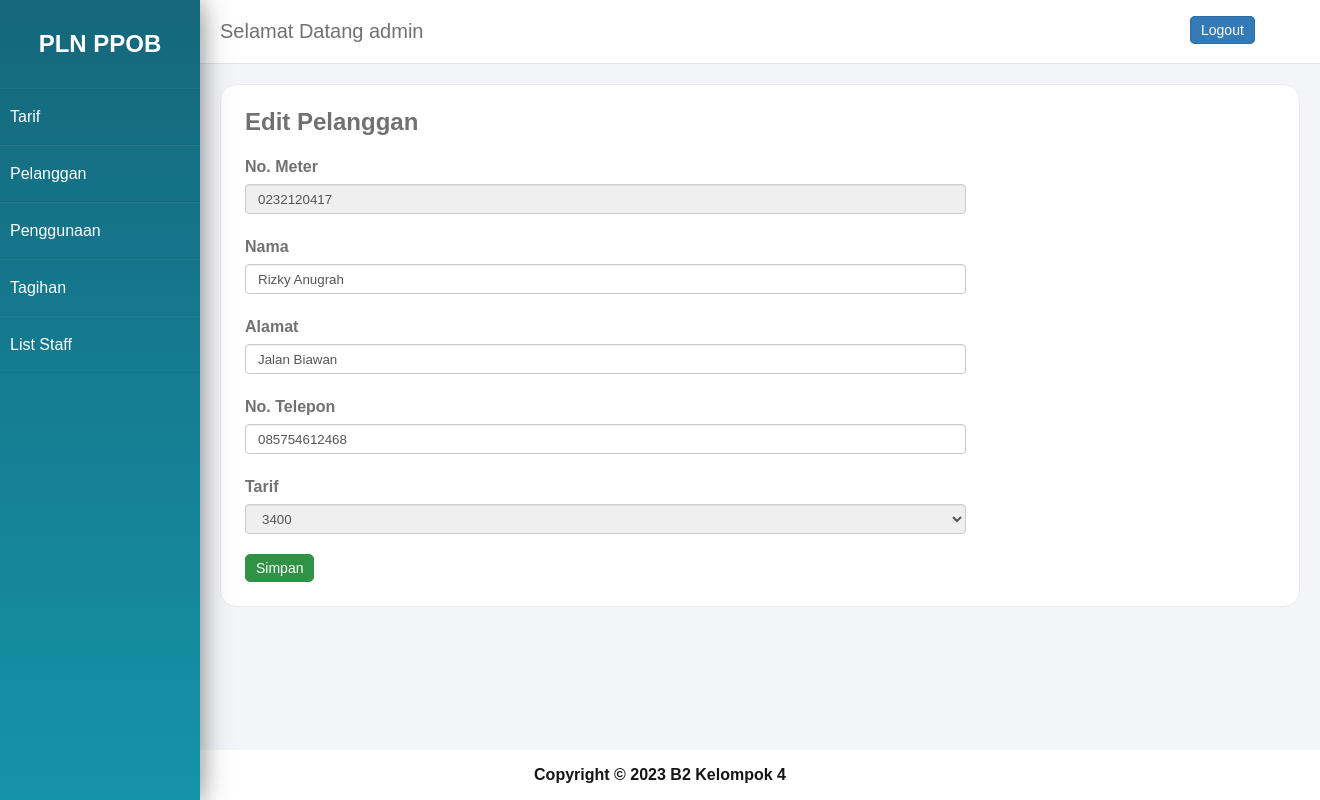
/admin.php?page=editPelanggan&id=1 (signed in), run on the app's committed database.
### tables this page shows
CREATE TABLE `meter` (
  `id_meter` int NOT NULL,
  `no_meter` varchar(12) DEFAULT NULL,
  `pemilik` varchar(100) NOT NULL,
  `alamat` text NOT NULL,
  `telp` varchar(13) NOT NULL,
  `id_tarif` int NOT NULL,
  `id_login` int NOT NULL,
  `status` tinyint NOT NULL
);

CREATE TABLE `tarif` (
  `id_tarif` int NOT NULL,
  `daya` int NOT NULL,
  `tarif_kwh` int NOT NULL,
  `status` tinyint(1) NOT NULL
);

### pelanggan/edit.php (the view, shortened to what this page needs)
<h2>Edit Pelanggan</h2>
<?php
$id = $_GET['id'];
$sql = mysqli_query($conn, "SELECT * FROM meter WHERE id_meter='$id'");
while ($row = mysqli_fetch_assoc($sql)) {
?>
    <form action="" method="POST">
        <label for="kwh">No. Meter</label>
        <input type="text" readonly name="no_meter" class="form-input" id="no_meter" value="<?php echo $row['no_meter'] ?>">
        <label for="nama">Nama</label>
        <input type="text" name="nama" class="form-input" id="nama" value="<?php echo $row['pemilik'] ?>">
        <label for="alamat">Alamat</label>
        <input type="text" name="alamat" class="form-input" id="alamat" value="<?php echo $row['alamat'] ?>">
        <label for="telp">No. Telepon</label>
        <input type="text" name="telp" class="form-input" id="telp" value="<?php echo $row['telp'] ?>">
        <label for="tarif">Tarif</label>
        <select name="tarif" id="tarif" class="form-input">
            <?php $sql = mysqli_query($conn, "SELECT * FROM tarif");
            while ($result = mysqli_fetch_assoc($sql)) { ?>
                <option value="<?php echo $result['id_tarif'] ?>" <?php if ($row['id_tarif'] == $result['id_tarif']) {
                                                                        echo "selected='selected'";
                                                                    } ?>><?php echo $result['daya'] ?></option>
            <?php } ?>
        </select>
        <button type="submit" name="edit" class="btn-xs btn-hijau mt-2">Simpan</button>
    </form>
<?php
}
?>

### admin.php (shortened to what this page needs)
<?php
include 'include/config.php';
$username = $_SESSION['username'];
$sql = "SELECT nama FROM login WHERE username='$username'";
$result = mysqli_query($conn, $sql);
$row = mysqli_fetch_assoc($result);
$nama = $row['nama'];
?>
<!DOCTYPE html>
<html lang="en">
<head>
    <link rel="stylesheet" href="style.css">
</head>
<body>
    <div class="wrapper">
        <div class="sidebar">
            <h2>PLN PPOB</h2>
            <ul>
                <li><a href="admin.php?page=tarif">Tarif</a></li>
                <li><a href="admin.php?page=pelanggan">Pelanggan</a></li>
                <li><a href="admin.php?page=penggunaan">Penggunaan</a></li>
                <li><a href="admin.php?page=tagihan">Tagihan</a></li>
                <li><a href="admin.php?page=listStaff">List Staff</a></li>
            </ul>
        </div>
        <div class="main_content">
            <div class="header">
                <div class="header-brand">Selamat Datang <?php echo $nama; ?></div>
                <div class="header-item">
                    <a href="logout.php" class="btn-xs btn-biru">Logout</a>
                </div>
            </div>
            <div class="info">
                <?php
                if (isset($_GET['page'])) {
                    if ($_GET['page'] == 'tarif') {
                        include 'tarif/tarif.php';
                    } elseif ($_GET['page'] == 'addTarif') {
                        include 'tarif/add.php';
                    } elseif ($_GET['page'] == 'editTarif') {
                        include 'tarif/edit.php';
                    } elseif ($_GET['page'] == 'deleteTarif') {
                        include 'tarif/delete.php';
                    } elseif ($_GET['page'] == 'pelanggan') {
                        include 'pelanggan/pelanggan.php';
                    } elseif ($_GET['page'] == 'activatePelanggan') {
                        include 'pelanggan/aktifasi.php';
                    } elseif ($_GET['page'] == 'addPelanggan') {
                        include 'pelanggan/add.php';
                    } elseif ($_GET['page'] == 'editPelanggan') {
                        include 'pelanggan/edit.php';
                    } elseif ($_GET['page'] == 'deletePelanggan') {
                        include 'pelanggan/delete.php';
                    } elseif ($_GET['page'] == 'penggunaan') {
                        include 'penggunaan/penggunaan.php';
                    } elseif ($_GET['page'] == 'tagihan') {
                        include 'tagihan/tagihan.php';
                    } elseif ($_GET['page'] == 'addPenggunaan') {
                        include 'penggunaan/add.php';
                    } elseif ($_GET['page'] == 'editPenggunaan') {
                        include 'penggunaan/edit.php';
                    } elseif ($_GET['page'] == 'addMakhir') {
                        include 'penggunaan/addMakhir.php';
                    } elseif ($_GET['page'] == 'history') {
                        include 'pembayaran/history.php';
                    } elseif ($_GET['page'] == 'petugas') {
                        include 'petugas/petugas.php';
                    } elseif ($_GET['page'] == 'addPetugas') {
                        include 'petugas/add.php';
                    } elseif ($_GET['page'] == 'listStaff') {
                        include 'list_staff/staff.php';
                    } elseif ($_GET['page'] == 'addStaff') {
                        include 'list_staff/add.php';
                    } elseif ($_GET['page'] == 'editStaff') {
                        include 'list_staff/edit.php';
                    } elseif ($_GET['page'] == 'deleteStaff') {
                        include 'list_staff/delete.php';
                    }
                } else {
                    include 'tarif/tarif.php';
                }
                ?>
            </div>
        </div>
    </div>
    <div class="footer footer2">
        <p align="center">Copyright &copy; 2023 B2 Kelompok 4</p>
    </div>
</body>
</html>

### style.css (style rules this page uses)
* { margin: 0; padding: 0; box-sizing: border-box; list-style: none; text-decoration: none; font-family: 'Merryweather', sans-serif; }
body { background-color: #f3f5f9; }
.wrapper { display: flex; position: relative; }
.wrapper .sidebar { width: 200px; height: 100%; background: linear-gradient(#15677B, #1593A9 ); padding: 30px 0px; position: fixed; box-shadow: 0 2px 22px 0 rgba(0,0,0,.2), 0 2px 30px 0 rgba(0,0,0,.35); z-index: 5; }
.wrapper .sidebar h2 { color: #fff; text-transform: uppercase; text-align: center; margin-bottom: 30px; }
.wrapper .sidebar ul li { padding: 10px; border-bottom: 1px solid rgba(0,0,0,0.05); border-top: 1px solid rgba(255,255,255,0.05); line-height: 35px; }
.wrapper .sidebar ul li a { color: #fff; display: block; width: 100%; height: 100%; }
.wrapper .main_content { width: 100%; margin-left: 200px; }
.wrapper .main_content .header { padding: 20px; background: #fff; color: #717171; border-bottom: 1px solid #e0e4e8; display: inline-flex; width: 100%; }
.wrapper .main_content .header .header-brand { width: 950px; font-size: 20px; }
.wrapper .main_content .header .header-item { width: 100px; font-size: 16px; margin-left: 20px; }
.wrapper .main_content .info { background-color: #fff; margin: 20px; color: #717171; line-height: 25px; border: 1px solid #eaeaea; padding: 24px; border-radius: 16px; }
.mt-2 { margin-top: 20px; }
.btn-xs { font-weight: 400; font-size: 14px; padding: 5px 10px; cursor: pointer; border: 1px solid transparent; vertical-align: middle; border-radius: 5px; }
.btn-hijau { color: #fff; background-color:#309245; border-color:#309245; }
.btn-biru { color: #fff; background-color:#337ab7; border-color:#2e6da4; }
a { transition: all 0.3s ease-in-out 0s; text-decoration: none; }
label { display: inline-block; font-weight: 700; margin-top: 20px; margin-bottom: 5px; }
.form-input { display:block; width:70%; height:30px; padding:6px 12px; color:#555; border:1px solid #ccc; border-radius:4px; box-shadow:inset 0 1px 1px rgba(0,0,0,.075); }
.footer { font-weight: 600; width: 100%; height: 50px; line-height: 50px; position: fixed; bottom: 0px; }
.footer2 { background: #fff; color : rgb(22, 21, 21); }
input[readonly] { background: #f0efef; }

### data on the page
meter: no_meter "0232120417", nama "Rizky Anugrah", alamat "Jalan Biawan", telp "085754612468", tarif "3400"

### other printed values
$nama "admin"
